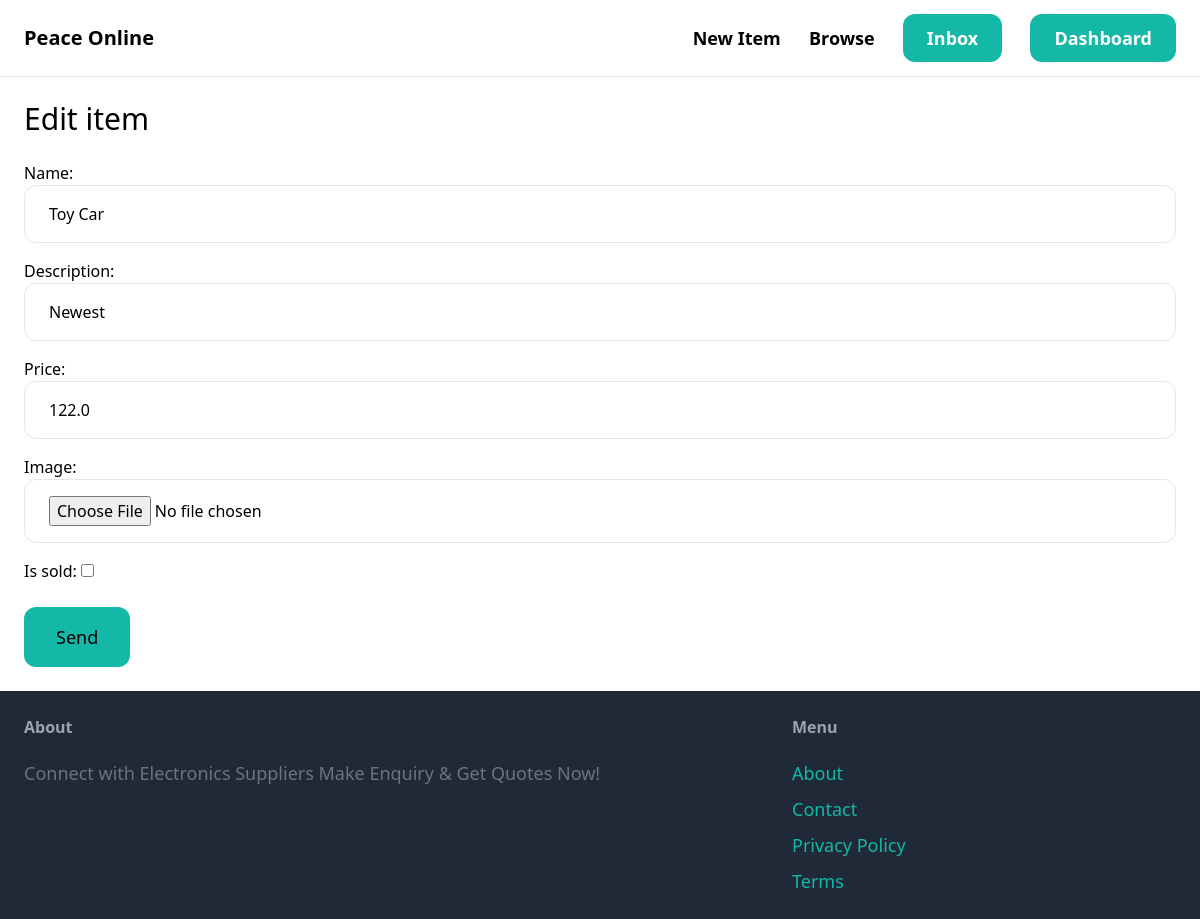
The page /items/13/edit (signed in) on the database its author committed.
### item/models.py (models this page shows, shortened)
class Item(models.Model):
    category = models.ForeignKey(Category, related_name='items', on_delete=models.CASCADE)
    name = models.CharField(max_length=255)
    description = models.TextField(blank=True, null=True)
    price = models.FloatField()
    image = models.ImageField(upload_to='item_images', blank=True, null=True)
    is_sold = models.BooleanField(default=False)
    created_by = models.ForeignKey(User, related_name='items', on_delete=models.CASCADE)
    created_at = models.DateTimeField(auto_now_add=True)

### item/views.py (the view)
# urls.py: path('<int:pk>/edit', views.edit, name='edit'),
@login_required
def edit(request, pk):
    try:
        item = Item.objects.get(pk=pk, created_by=request.user) #get the item from the database, pk=pk from the url, created_by=request.user= this is for you to get only the items you created
    except Item.DoesNotExist:
        raise Http404("Item does not exist or you do not have permission to delete it.")
    if request.method =="POST":
        form = EditItemForm(request.POST, request.FILES, instance=item)
        if form.is_valid():
            form.save()
            return redirect('item:detail', pk=item.id) #redirect the user back to the page just created
    else:
        form = EditItemForm(instance=item)
    context = {'form': form, 'title': 'Edit item'}
    return render(request, 'item/form.html', context)

### item/forms.py
class EditItemForm(forms.ModelForm):
    class Meta:
        model = Item
        fields = ('name', 'description', 'price', 'image', 'is_sold')
        widgets = {
            'name': forms.TextInput(attrs={
                'class': INPUT_CLASSES
            }),
            'description': forms.TextInput(attrs={
                'class': INPUT_CLASSES
            }),
            'price': forms.TextInput(attrs={
                'class': INPUT_CLASSES
            }),
            'image': forms.FileInput(attrs={
                'class': INPUT_CLASSES
            })
        }

### item/templates/item/form.html (shortened to what this page needs)
{% extends 'core/base.html' %} {% block content %}
<h1 class="mb-6 text-3xl">{{ title }}</h1>
<form method="post" action="." enctype="multipart/form-data">
  <div class="space-y-4">{{ form.as_p }}</div>
  <button
    class="mt-6 py-4 px-8 text-lg bg-teal-500 hover:bg-teal-700 rounded-xl text white"
  >
    Send
  </button>
</form>
{% endblock %}

### rows shown on the page
Item: name "Toy Car", description "Newest", price "122.0"

### other values the page prints
{{ title }} "Edit item"
